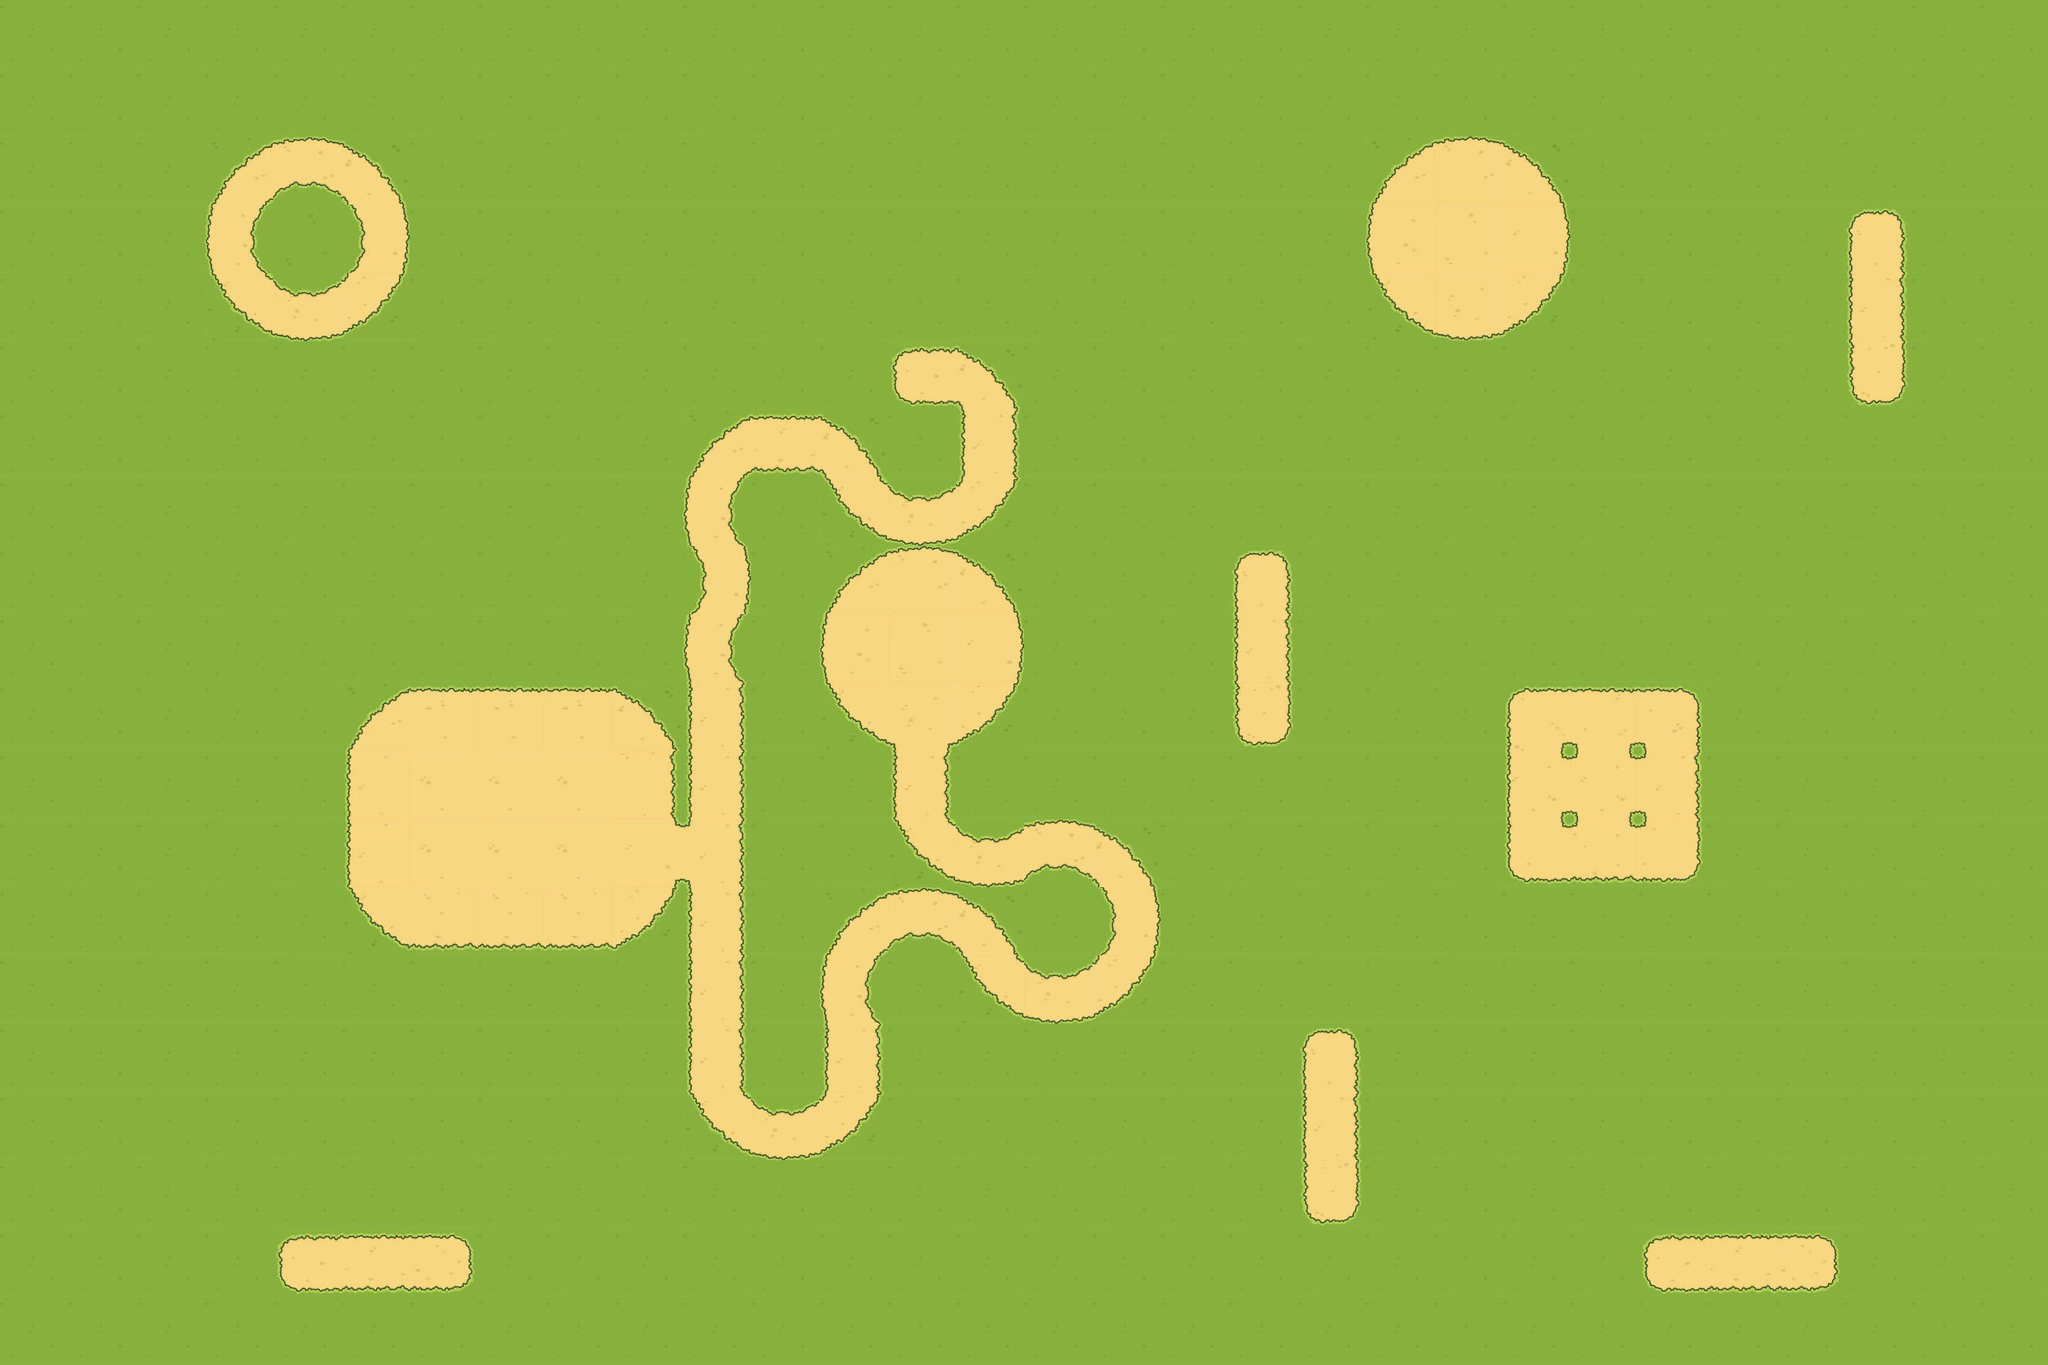

This is a level from a 2D game, rendered from its Tiled map with the project's own tilesets. A one-line summary and the complete map file follow:
An orthogonal 30x20 tile map with 96x96 px tiles, 1 tile layer (Tile Layer 1).

<map version="1.10" tiledversion="1.10.2" orientation="orthogonal" renderorder="right-down" width="30" height="20" tilewidth="96" tileheight="96" infinite="0" nextlayerid="2" nextobjectid="1">
 <tileset firstgid="1" source="tiles.tsx" />
 <layer id="1" name="Tile Layer 1" width="30" height="20">
  <data encoding="csv">
50,50,50,50,50,50,50,50,50,50,50,50,50,50,50,50,50,50,50,50,50,50,50,50,50,50,50,50,50,50,
50,50,50,50,50,50,50,50,50,50,50,50,50,50,50,50,50,50,50,50,50,50,50,50,50,50,50,50,50,50,
50,50,50,34,35,36,50,50,50,50,50,50,50,50,50,50,50,50,50,50,7,8,9,50,50,50,50,50,50,50,
50,50,50,43,44,45,50,50,50,50,50,50,50,50,50,50,50,50,50,50,16,17,18,50,50,50,50,31,50,50,
50,50,50,52,53,54,50,50,50,50,50,50,50,50,50,50,50,50,50,50,25,26,27,50,50,50,50,40,50,50,
50,50,50,50,50,50,50,50,50,50,50,50,50,58,36,50,50,50,50,50,50,50,50,50,50,50,50,49,50,50,
50,50,50,50,50,50,50,50,50,50,34,59,36,50,40,50,50,50,50,50,50,50,50,50,50,50,50,50,50,50,
50,50,50,50,50,50,50,50,50,50,43,50,52,53,54,50,50,50,50,50,50,50,50,50,50,50,50,50,50,50,
50,50,50,50,50,50,50,50,50,50,45,50,7,8,9,50,50,50,31,50,50,50,50,50,50,50,50,50,50,50,
50,50,50,50,50,50,50,50,50,50,43,50,16,17,18,50,50,50,40,50,50,50,50,50,50,50,50,50,50,50,
50,50,50,50,50,7,20,20,20,9,40,50,25,23,27,50,50,50,49,50,50,50,28,29,30,50,50,50,50,50,
50,50,50,50,50,12,14,14,14,10,40,50,50,40,50,50,50,50,50,50,50,50,37,38,39,50,50,50,50,50,
50,50,50,50,50,12,14,14,14,15,39,50,50,52,53,35,36,50,50,50,50,50,46,47,48,50,50,50,50,50,
50,50,50,50,50,25,2,2,2,27,40,50,34,35,36,50,45,50,50,50,50,50,50,50,50,50,50,50,50,50,
50,50,50,50,50,50,50,50,50,50,40,50,43,51,52,53,54,50,50,50,50,50,50,50,50,50,50,50,50,50,
50,50,50,50,50,50,50,50,50,50,40,50,40,50,50,50,50,50,50,31,50,50,50,50,50,50,50,50,50,50,
50,50,50,50,50,50,50,50,50,50,52,53,54,50,50,50,50,50,50,40,50,50,50,50,50,50,50,50,50,50,
50,50,50,50,50,50,50,50,50,50,50,50,50,50,50,50,50,50,50,49,50,50,50,50,50,50,50,50,50,50,
50,50,50,50,58,59,60,50,50,50,50,50,50,50,50,50,50,50,50,50,50,50,50,50,58,59,60,50,50,50,
50,50,50,50,50,50,50,50,50,50,50,50,50,50,50,50,50,50,50,50,50,50,50,50,50,50,50,50,50,50
</data>
 </layer>
</map>